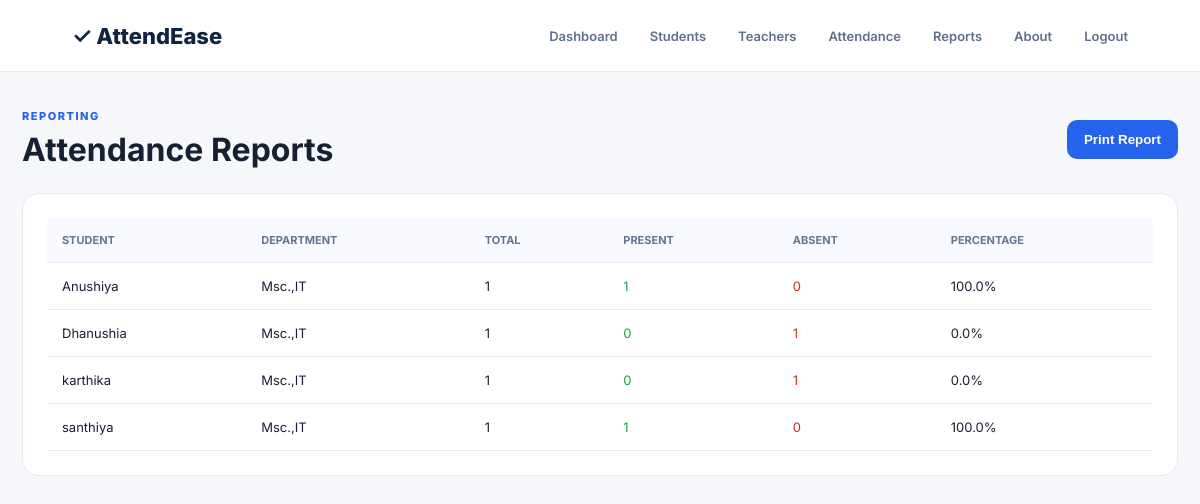
Page /reports (signed in) on the committed database.
### tables this page shows
CREATE TABLE students(id INTEGER PRIMARY KEY AUTOINCREMENT,name TEXT NOT NULL,email TEXT NOT NULL,department TEXT NOT NULL,phone TEXT);

### app.py (the view)
@app.route('/reports')
@login_required
def reports():
 c=db(); rows=c.execute("SELECT s.name,s.department,COUNT(a.id) total,COALESCE(SUM(a.status='Present'),0) present,COALESCE(SUM(a.status='Absent'),0) absent FROM students s LEFT JOIN attendance a ON a.student_id=s.id GROUP BY s.id ORDER BY s.name").fetchall(); c.close(); return render_template('reports.html',rows=rows)

### app.py (called while the page is built)
def db():
 c=sqlite3.connect(DB); c.row_factory=sqlite3.Row; return c

def login_required(f):
 @wraps(f)
 def w(*a,**k): return f(*a,**k) if session.get('logged_in') else redirect(url_for('login'))
 return w

### templates/reports.html
{% extends 'base.html' %}{% block content %}<div class="title"><div><span class="eyebrow">REPORTING</span><h1>Attendance Reports</h1></div><button class="btn" onclick="window.print()">Print Report</button></div><div class="card table"><table><tr><th>Student</th><th>Department</th><th>Total</th><th>Present</th><th>Absent</th><th>Percentage</th></tr>{% for r in rows %}<tr><td>{{r.name}}</td><td>{{r.department}}</td><td>{{r.total}}</td><td class="green">{{r.present}}</td><td class="red">{{r.absent}}</td><td>{{(r.present*100/r.total)|round(1) if r.total else 0}}%</td></tr>{% else %}<tr><td colspan="6">No data.</td></tr>{% endfor %}</table></div>{% endblock %}

### static/style.css (style rules this page uses)
:root { --blue:#2563eb;--navy:#10233f;--bg:#f5f7fb;--border:#e4e9f2;--muted:#6b7890;--green:#16a34a;--red:#dc2626 }
* { box-sizing:border-box }
body { margin:0;background:var(--bg);font-family:Inter,Arial;color:#172033 }
.btn,button { border:0;background:var(--blue);color:#fff;border-radius:10px;padding:12px 17px;font-weight:700;cursor:pointer }
.eyebrow { font-size:11px;letter-spacing:1.5px;font-weight:800;color:var(--blue) }
.card { background:#fff;border:1px solid var(--border);border-radius:17px;padding:24px }
.title { display:flex;justify-content:space-between;align-items:center;margin-bottom:18px }
.title h1 { margin:6px 0 }
.table { overflow:auto }
table { width:100%;border-collapse:collapse;min-width:650px }
th,td { padding:15px;border-bottom:1px solid var(--border);text-align:left;font-size:13px }
th { background:#f8faff;color:#66758d;font-size:11px;text-transform:uppercase }
.red { color:var(--red)!important }
.green { color:var(--green)!important }

### rows in the picture
students: name "Anushiya", department "Msc.,IT", total "1", present "1", absent "0", present "100.0"
students: name "Dhanushia", department "Msc.,IT", total "1", present "0", absent "1", present "0.0"
students: name "karthika", department "Msc.,IT", total "1", present "0", absent "1", present "0.0"
students: name "santhiya", department "Msc.,IT", total "1", present "1", absent "0", present "100.0"
